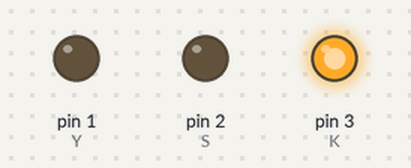
Bench run of a sketch on a simulated Arduino Uno, built with avr-gcc and run on an emulated ATmega328P. Parts: output pins drawn as LEDs (lit = HIGH).

Above: at 5.0 s.
At 16.0 s:
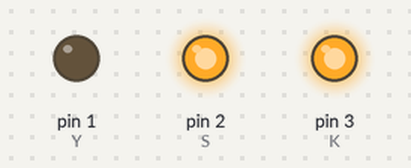
At 24.5 s:
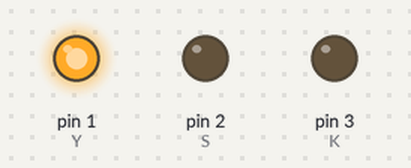
Timing chart, 0 to 35.1 s (numbered marks = the images above):
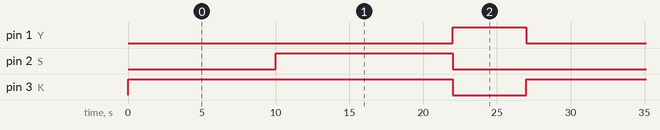

The sketch:

ArduinoProblemSeti2.ino
```cpp
int Y=1;
int S=2;
int K=3;
void setup()
{
  pinMode(Y, OUTPUT);
  pinMode(K, OUTPUT);
  pinMode(S, OUTPUT);
}

void loop()
{
  digitalWrite(K,1);
  delay(10000);
  digitalWrite(S,1);
  delay(12000);
  digitalWrite(S,0);
  digitalWrite(K,0);
  digitalWrite(Y,1);
  delay(5000);
  digitalWrite(Y,0);
}
```

Measured:
- by itself, pin 1 (Y): alternates HIGH for 5.0 s and LOW for 22.0 s
- by itself, pin 2 (S): alternates HIGH for 12.0 s and LOW for 15.0 s
- by itself, pin 3 (K): alternates HIGH for 22.0 s and LOW for 5.0 s
